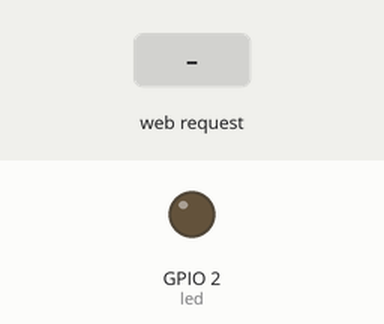
Bench run of a sketch on a simulated ESP8266 (NodeMCU). Shown: output pins drawn as LEDs (lit = HIGH). Inputs (shaded band) come from the test bench. WiFi joins after 1.5 s; servers stay silent unless stated; what the sketch prints to the serial monitor is not drawn.

Above: at 2.7 s.
2.8 s: HTTP request GET /ledOn received
At 3.4 s:
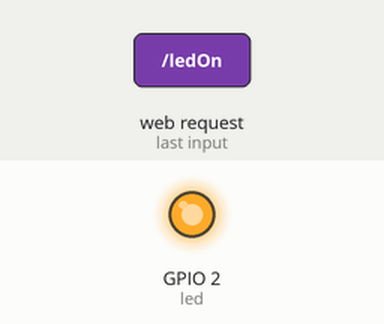
4.3 s: HTTP request GET / received
At 5.7 s:
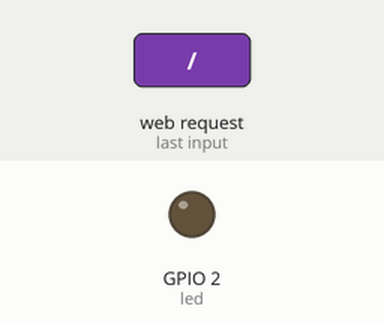
Timing chart, 0 to 7.3 s (numbered marks = the images above; inputs shaded):
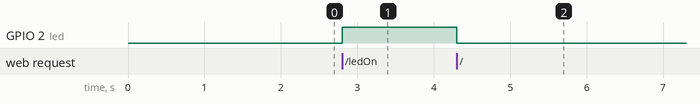

Measured:
- after the input at 2.8 s, GPIO 2 (led): LOW → HIGH at once
- after the input at 4.3 s, GPIO 2 (led): HIGH → LOW at once

The sketch:

ESP8266_LED.ino
```cpp
#include <ESP8266WiFi.h>
#include <WiFiClient.h>
#include <ESP8266WebServer.h>
#include <ESP8266mDNS.h>

#ifndef STASSID
#define STASSID "iPhone"
#define STAPSK  "james111"
#endif

const char* ssid = STASSID;
const char* password = STAPSK;

ESP8266WebServer server(80);

const int led = LED_BUILTIN;

void handleRoot() {
  digitalWrite(led, HIGH);
  server.send(200, "text/plain", "hello from esp8266!");
  digitalWrite(led, LOW);
}

void ledOn() {
  digitalWrite(led, HIGH);
  server.send(200, "text/plain", "led is on!");
}

void ledOff() {
  digitalWrite(led, LOW);
  server.send(200, "text/plain", "led is off!");
}

void handleNotFound() {
  digitalWrite(led, 1);
  String message = "File Not Found\n\n";
  message += "URI: ";
  message += server.uri();
  message += "\nMethod: ";
  message += (server.method() == HTTP_GET) ? "GET" : "POST";
  message += "\nArguments: ";
  message += server.args();
  message += "\n";
  for (uint8_t i = 0; i < server.args(); i++) {
    message += " " + server.argName(i) + ": " + server.arg(i) + "\n";
  }
  server.send(404, "text/plain", message);
  digitalWrite(led, 0);
}

void setup(void) {
  pinMode(led, OUTPUT);
  digitalWrite(led, 0);
  Serial.begin(115200);
  WiFi.mode(WIFI_STA);
  WiFi.begin(ssid, password);
  Serial.println("");

  // Wait for connection
  while (WiFi.status() != WL_CONNECTED) {
    delay(500);
    Serial.print(".");
  }
  Serial.println("");
  Serial.print("Connected to ");
  Serial.println(ssid);
  Serial.print("IP address: ");
  Serial.println(WiFi.localIP());

  if (MDNS.begin("esp8266")) {
    Serial.println("MDNS responder started");
  }

  server.on("/", handleRoot);
  server.on("/ledOn", ledOn);
  server.on("/ledOff", ledOff);

  server.on("/inline", []() {
    server.send(200, "text/plain", "this works as well");
  });

  server.onNotFound(handleNotFound);

  server.begin();
  Serial.println("HTTP server started");
}

void loop(void) {
  server.handleClient();
  MDNS.update();
}
```
